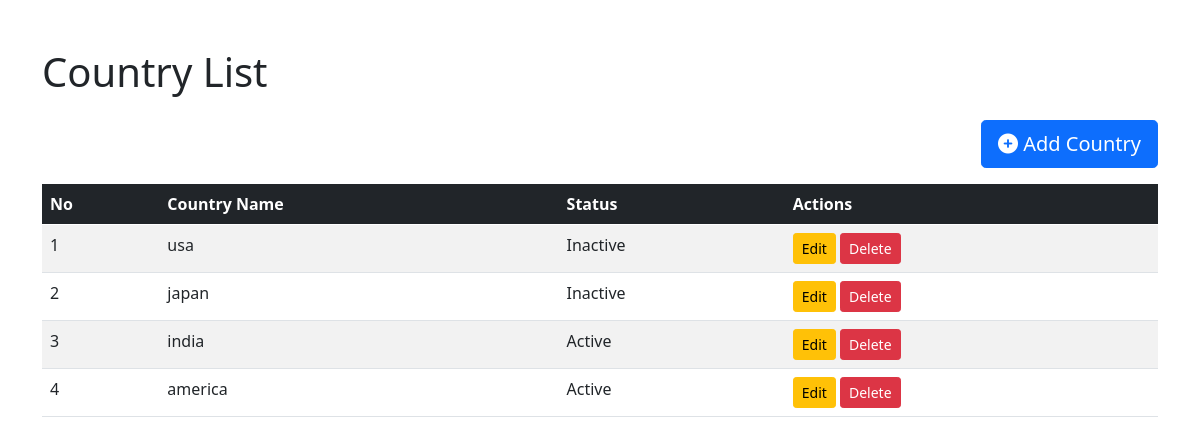
/country/, run on the app's committed database.
### veg/models.py (models this page shows, shortened)
class tbl_country(models.Model):
    country_name = models.CharField(max_length=100, null=True)
    status = models.BooleanField(default=True)  # True for Active, False for Inactive

### veg/views.py (the view)
# urls.py: path('country/', views.country_list, name='country_list'),
def country_list(request):
    countries = tbl_country.objects.all()
    return render(request, 'country_list.html', {'countries': countries})

### templates/country_list.html (shortened to what this page needs)
<!DOCTYPE html>
<html lang="en">
<head>
    <link href="https://cdn.jsdelivr.net/npm/bootstrap@5.0.2/dist/css/bootstrap.min.css" rel="stylesheet">
</head>
<body>
    <div class="container mt-5">
        <h1 class="mb-4">Country List</h1>
        <div class="d-flex justify-content-end mb-3">
            <a href="{% url 'country_add' %}" class="btn btn-primary btn-lg">
                <i class="fas fa-plus-circle"></i> Add Country
            </a>
        </div>
        <table class="table table-striped table-hover">
            <thead class="table-dark">
                <tr>
                    <th scope="col">No</th>
                    <th scope="col">Country Name</th>
                    <th scope="col">Status</th>
                    <th scope="col">Actions</th>
                </tr>
            </thead>
            <tbody>
                {% for country in countries %}
                <tr>
                    <td>{{ forloop.counter }}</td>
                    <td>{{ country.country_name }}</td>
                    <td>{{ country.status|yesno:"Active,Inactive" }}</td>
                    <td>
                        <a href="{% url 'country_edit' country.pk %}" class="btn btn-warning btn-sm">Edit</a>
                        <a href="{% url 'country_delete' country.pk %}" class="btn btn-danger btn-sm">Delete</a>
                    </td>
                </tr>
                {% endfor %}
            </tbody>
        </table>
    </div>
</body>
</html>

### data on the page
tbl_country: country_name "usa", status "Inactive"
tbl_country: country_name "japan", status "Inactive"
tbl_country: country_name "india", status "Active"
tbl_country: country_name "america", status "Active"
